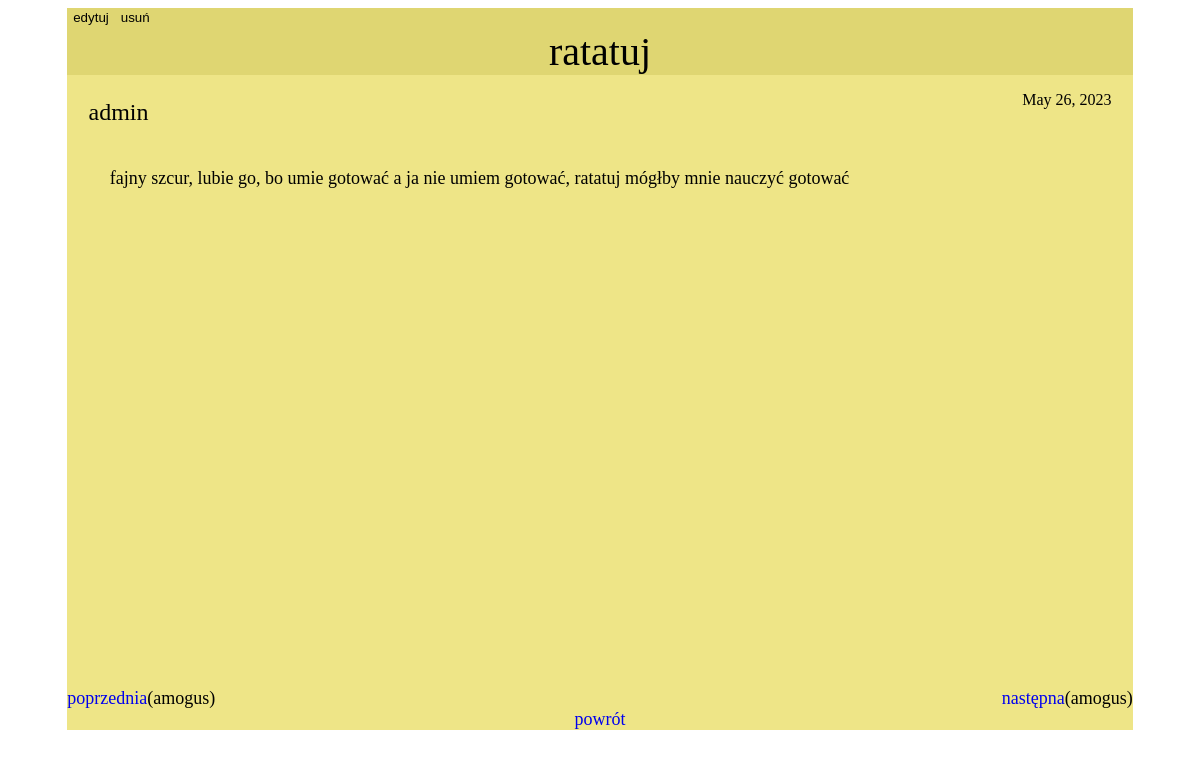
Page /notatki/9/ on the earlier database version.
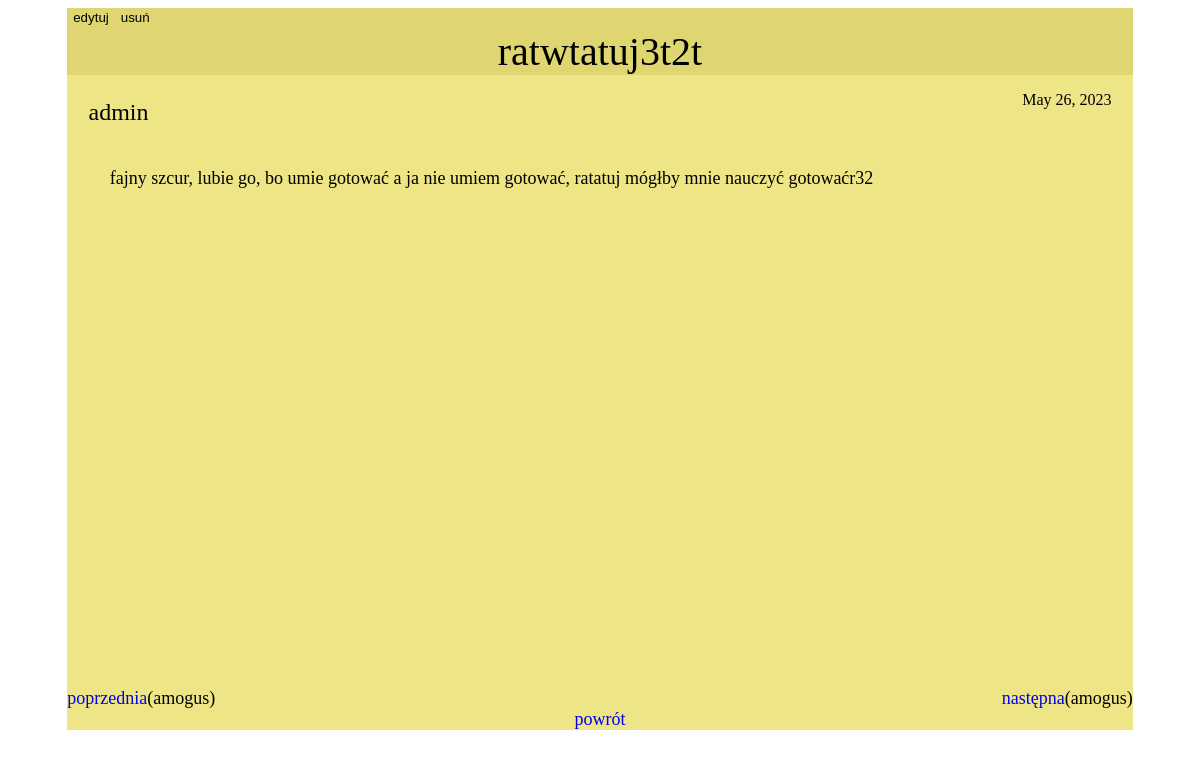
Same page on the later database version.
### notatki/models.py (models this page shows)
class Notatka(models.Model):
    title = models.CharField(max_length=100)
    content = models.TextField()
    creation_date = models.DateField(auto_now_add=True)
    author = models.ForeignKey(User, on_delete=models.CASCADE)
    def next(self):
        n=self.__class__.objects.filter(id__gt=self.id).order_by('id').first()
        if n: return n
        return self.__class__.objects.order_by('id').first()
    def previous(self):
        n=self.__class__.objects.filter(id__lt=self.id).order_by('-id').first()
        if n: return n
        return self.__class__.objects.order_by('-id').first()

### notatki/views.py (the view)
# urls.py: path('<int:note_id>/', views.viewNote, name="viewNote"),
def viewNote(request, note_id):
    note = get_object_or_404(Notatka, pk=note_id)
    return render(request, 'view_note.html', {'n': note, 'next_n':note.next(), 'prev_n':note.previous()})

### notatki/templates/view_note.html (shortened to what this page needs)
{% load static %}
<!DOCTYPE html>
<html lang="en">
<head>
    <link rel="stylesheet" type="text/css" href="{% static 'css/view.css' %}">
</head>
<body>
    <div class="notatka">
        <div class="opcje">
            <form action="edit">
                <input type="submit" value="edytuj">
            </form>
            <form action="delete/" method="post">
                <input type="submit" value="usuń">
            </form>
        </div>
        <header>
            {{n.title}}
        </header>
        <main>
            <div class="info">
                <div style="display: flex;"><p class="author">{{n.author}}</p> <p class="date">{{n.creation_date}}</p></div>
            </div>
            <p class="desc">{{n.content}}</p>
        </main>
        <footer>
            <div style="display: flex;"><a href="/notatki/{{prev_n.id}}">poprzednia</a>({{prev_n.title}})<a href="/notatki/{{next_n.id}}" style="margin-left: auto;">następna</a>({{next_n.title}})</div>
            <a href="../">powrót</a>
        </footer>
    </div>
</body>
</html>

Differences in the rows shown:
changed Notatka "admin": title "ratatuj" → "ratwtatuj3t2t"; content "fajny szcur, lubie go, bo umie gotować a ja nie umiem gotować, ratatuj mógłby mnie nauczyć gotować" → "fajny szcur, lubie go, bo umie gotować a ja nie umiem gotować, ratatuj mógłby mnie nauczyć gotowaćr32"
